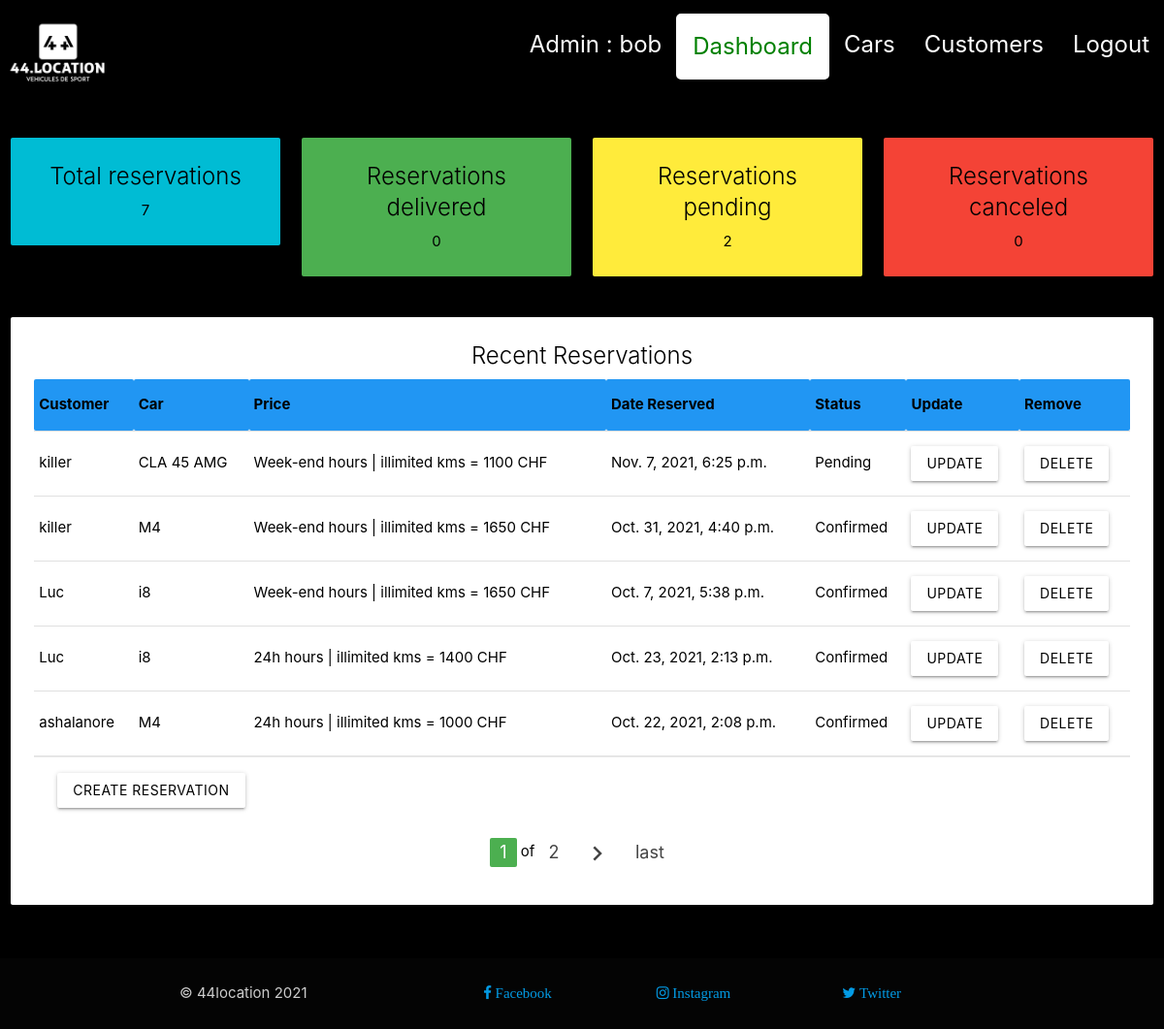
The page /dashboard/ (signed in) on the database its author committed.
### reservations_management/models.py (models this page shows, shortened)
class Reservation(models.Model):
    customer = models.ForeignKey(Customer, null=True, on_delete=models.SET_NULL)
    car = models.ForeignKey(Car, null=True, on_delete=models.SET_NULL)
    date_created = models.DateTimeField(auto_now_add=True, null=True, blank=True)
    status = models.CharField(max_length=200, null=True, blank=True, choices=STATUS)
    note = models.CharField(max_length=1000, null=True, blank=True)
    date_location_start = models.DateTimeField(default=timezone.now, null=True, blank=True)
    hours_kms_price = models.CharField(max_length=100, null=True, blank=True)
    class Meta:
        ordering = ['date_created']

### customer/models.py (models this page shows, shortened)
class Customer(models.Model):
    user = models.OneToOneField(User, null=True, blank=True, on_delete=models.CASCADE)
    name = models.CharField(max_length=200, null=True)
    phone = models.CharField(max_length=200, null=True)
    email = models.EmailField(max_length=200, null=True, unique=True)
    profile_pic = models.ImageField(default="tn_cool.jpg", null=True, blank=True)
    date_created = models.DateTimeField(auto_now_add=True, null=True)

### cars/models.py (models this page shows, shortened)
class Car(models.Model):
    brand = models.ForeignKey(Brand, on_delete=models.SET_NULL, null=True, blank=True)
    model = models.CharField(max_length=200)
    max_speed = models.CharField(max_length=200)
    description = models.TextField()
    car_image1 = models.ImageField(null=True, blank=True)
    car_image2 = models.ImageField(null=True, blank=True)
    car_image3 = models.ImageField(null=True, blank=True)
    car_image4 = models.ImageField(null=True, blank=True)
    buy_date = models.DateField(null=True, blank=True)
    transmission = models.CharField(max_length=200, null=True, blank=True)
    carburant = models.CharField(max_length=200, null=True, blank=True)
    consumption = models.CharField(max_length=200, null=True, blank=True)
    price_categories = models.ManyToManyField('Price_category', through='Price', blank=True)
    def __str__(self):
        return self.model

### login_settings/decorators.py (the view)
    def wrapper_function(request, *args, **kwargs):
        group = None
        if request.user.groups.exists():
            group = request.user.groups.all()[0].name
        if group == 'customer':
            return redirect('home:homepage')
        if group == 'admin':
            return view_func(request, *args, **kwargs)

### reservations_management/templates/reservations_management/dashboard.html (shortened to what this page needs)
{% extends 'home/header.html' %}
{% block content %}
{% include './includes/status.html' %}
<div class="row">
<div class="col s12 m12 l12 xl12">
  <div class="card white black-text">
    <div class="card-content">
        <span class="card-title center">Recent Reservations</span>
        <table class="table responsive-table highlight">
            <thead class="blue">
                <tr>
                    <th>Customer</th>
                    <th>Car</th>
                    <th>Price</th>
                    <th>Date Reserved</th>
                    <th>Status</th>
                    <th>Update</th>
                    <th>Remove</th>
                </tr>
            </thead>
            <tbody>
            {% for reservation in page_obj_reservations %}
                <tr>
                    <td>{{reservation.customer.name}}</td>
                    <td>{{reservation.car}}</td>
                    <td>{{reservation.hours_kms_price}}</td>
                    <td>{{reservation.date_location_start}}</td>
                    <td>{{reservation.status}}</td>
                    <td><a class="btn white black-text waves-effect waves-green" href="{% url 'reservations_management:update_reservation_from_admin_1' reservation.pk %}">Update</a></td>
                    <td><a class="btn white black-text waves-effect waves-red" href="{% url 'reservations_management:delete_reservation_from_admin' reservation.id %}">Delete</a></td>
                </tr>
            {% endfor %}
            </tbody>
        </table>
        <div class="card-action">
            <a href="{% url 'reservations_management:create_reservation_from_admin_1' %}" class="btn white black-text waves-effect waves-green">Create Reservation</a>
        </div>
        <div class="center">
            <ul class="pagination">
                <span class="step-links">
                <li class="active green"><a href="?reservations_page={{page_obj_reservations.number}}" class="waves-effect waves-green">{{page_obj_reservations.number}}</a></li>
                <li> of <a href="?reservations_page={{page_obj_reservations.paginator.num_pages}}" class="waves-effect waves-green">{{page_obj_reservations.paginator.num_pages}}</a></li>
                {% if page_obj_reservations.has_next %}
                <li><a href="?reservations_page={{page_obj_reservations.next_page_number}}"><i class="material-icons waves-effect waves-green ">chevron_right</i></a></li>
                <li><a href="?reservations_page={{page_obj_reservations.paginator.num_pages}}" class="waves-effect waves-green">last</a></li>
                {% endif %}
                </span>
            </ul>
        </div>
    </div>
  </div>
</div>
</div>
{% endblock %}

### home/templates/home/includes/navbar.html (shortened to what this page needs)
{% load active_link_tags %}
{% load static %}
<div class="navbar-fixed">
  <nav>
  <div class="nav-wrapper ">
    <a href="/" class="brand-logo"><img src="{% static '/images/logo-44location.png' %}" id="logo"></a>
      <ul class="right hide-on-med-and-down">
        {% if user.is_authenticated and not request.user.is_staff  %}
          {% url 'customer:user_settings' request.user.customer.id as url %}
          <li class="{% if request.path == url %}my_custom_active_link{% endif %}"><a href="{{url}}" >Connected as :  {{user.username}}</a></li>
          {% url 'customer:customer_dashboard' request.user.customer.pk as url %}
          <li class="{% if request.path == url %}my_custom_active_link{% endif %}"><a href="{{url}}" class="{% active_link 'customer:customer_dashboard'  'my_custom_active_link' strict=True %}">My reservation</a></li>
          {% url 'cars:all_cars' as url %}
          <li class="{% if request.path == url %}my_custom_active_link{% endif %}"><a href="{{url}}">Cars</a></li>
          {% url 'home:about_us' as url %}
          <li class="{% if request.path == url %}my_custom_active_link{% endif %}"><a href="{{url}}">About us</a></li>
          {% url 'home:contact_us' as url %}
          <li class="{% if request.path == url %}my_custom_active_link{% endif %}"><a href="{{url}}">Contact</a></li>
          <li class="{% active_link 'logout' 'my_custom_active_link' %}"><a href="{% url 'logout' %}">Logout</a></li>
        {% elif user.is_authenticated and request.user.is_staff %}
          {% url 'home:homepage' as url %}
          <li class="{% if request.path == url %}my_custom_active_link{% endif %}"><a href="{{url}}">Admin : {{user.username}}</a></li>
          {% url 'reservations_management:dashboard' as url %}
          <li class="{% if request.path == url %}my_custom_active_link{% endif %}"><a href="{{url}}">Dashboard</a></li>
          {% url 'cars:all_cars' as url %}
          <li class="{% if request.path == url %}my_custom_active_link{% endif %}"><a href="{{url}}">Cars</a></li>
          {% url 'reservations_management:all_customers_from_admin' as url %}
          <li class="{% if request.path == url %}my_custom_active_link{% endif %}"><a href="{% url 'reservations_management:all_customers_from_admin' %}">Customers</a></li>
          <li><a href="{% url 'logout' %}">Logout</a></li>
        {% endif %}
    </ul>
  </div>
  </nav>
</div>

### static/css/my_custom.css (style rules this page uses)
html { font-size: 15px; height: 100%; }
body { background: black; display: flex; min-height: 100vh; flex-direction: column; }
nav ul a { font-size: x-large; margin-top: 14px; }
nav a { font-size: x-large; margin-top: 14px; }
nav .nav-wrapper { font-size: x-large; background: black !important; height: 100px !important; }
nav ul li.my_custom_active_link a { color:green !important; background-color: white !important; border: 2px solid white; border-radius: 5px; }
#logo { width: 120px; height: 70px; padding-top: 0px; margin-top:6px; margin-left: 300px border: 2px solid white; border-radius: 5px; }

### rows shown on the page
Reservation: customer.name "killer", car "CLA 45 AMG", hours_kms_price "Week-end hours | illimited kms = 1100 CHF", date_location_start "Nov. 7, 2021, 6:25 p.m.", status "Pending"
Reservation: customer.name "killer", car "M4", hours_kms_price "Week-end hours | illimited kms = 1650 CHF", date_location_start "Oct. 31, 2021, 4:40 p.m.", status "Confirmed"
Reservation: customer.name "Luc", car "i8", hours_kms_price "Week-end hours | illimited kms = 1650 CHF", date_location_start "Oct. 7, 2021, 5:38 p.m.", status "Confirmed"
Reservation: customer.name "Luc", car "i8", hours_kms_price "24h hours | illimited kms = 1400 CHF", date_location_start "Oct. 23, 2021, 2:13 p.m.", status "Confirmed"
Reservation: customer.name "ashalanore", car "M4", hours_kms_price "24h hours | illimited kms = 1000 CHF", date_location_start "Oct. 22, 2021, 2:08 p.m.", status "Confirmed"

### other values the page prints
{{ user.username }} "bob"
{{ total_reservations }} "7"
{{ delivered }} "0"
{{ pending }} "2"
{{ canceled }} "0"
{{ page_obj_reservations.number }} "1"
{{ page_obj_reservations.paginator.num_pages }} "2"
